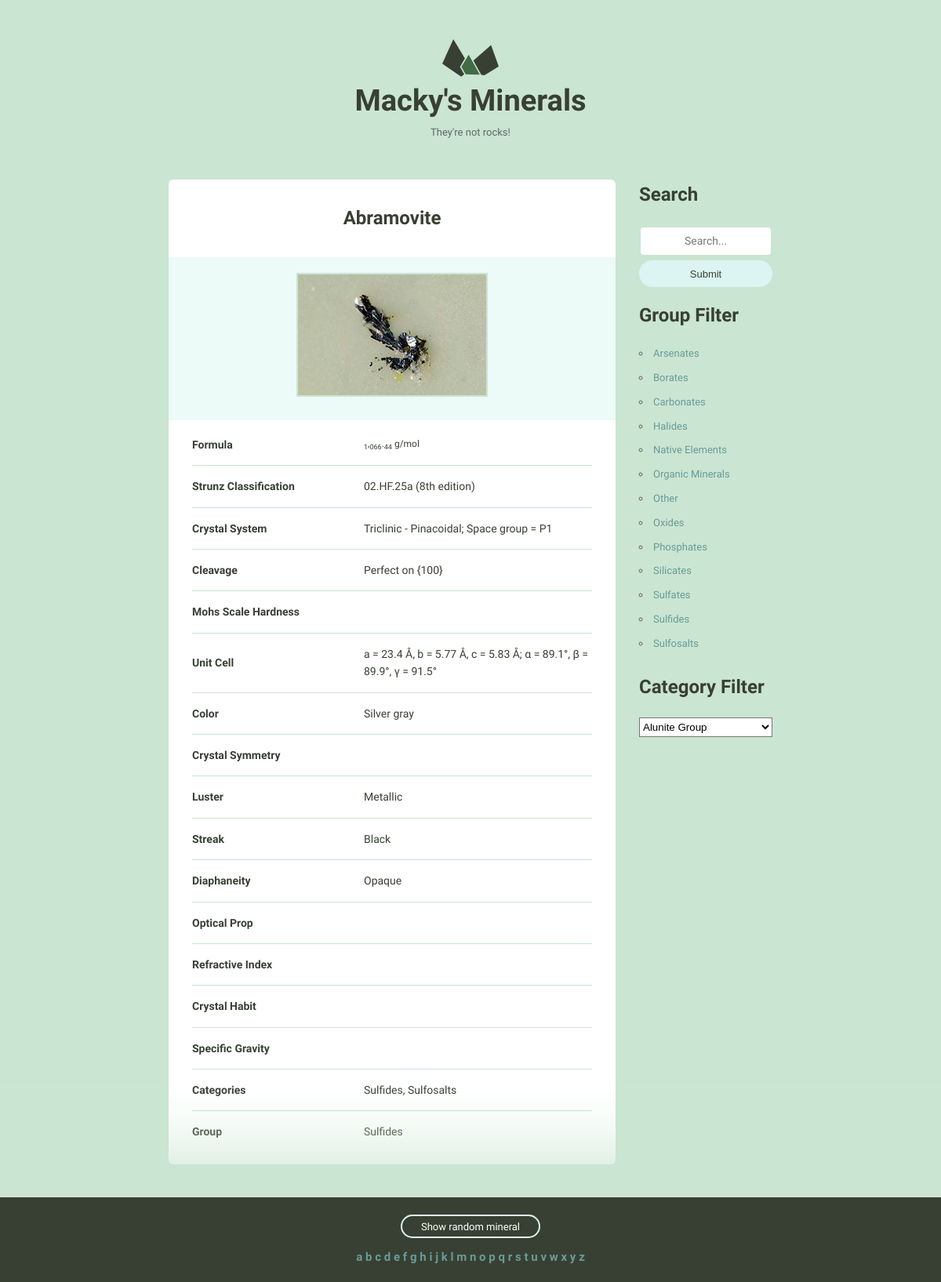
/detail/4/, run on the app's committed database.
### mineral_detail/models.py (models this page shows, shortened)
class Mineral(models.Model):
    name = models.CharField(max_length=500)
    image_filename = models.CharField(max_length=500)
    image_caption = models.CharField(max_length=500)
    formula = models.CharField(max_length=500, blank=True)
    strunz = models.CharField(max_length=500, blank=True)
    crystal_system = models.CharField(max_length=500)
    unit_cell = models.CharField(max_length=500, blank=True)
    color = models.CharField(max_length=500, blank=True)
    crystal_symmetry = models.CharField(max_length=500, blank=True)
    cleavage = models.CharField(max_length=500, blank=True)
    mohs_scale = models.CharField(max_length=500, blank=True)
    luster = models.CharField(max_length=500, blank=True)
    streak = models.CharField(max_length=500, blank=True)
    diaphaneity = models.CharField(max_length=500, blank=True)
    optical_prop = models.CharField(max_length=500, blank=True)
    refractive_index = models.CharField(max_length=500, blank=True)
    crystal_habit = models.CharField(max_length=500, blank=True)
    specific_gravity = models.CharField(max_length=500, blank=True)
    categories = models.ManyToManyField(Category)
    group = models.ForeignKey(Group, on_delete=models.CASCADE)
    @property
    def static_url(self):
        return 'images/minerals/' + self.name.title() + '.jpg'
    def category_names(self):
        return ', '.join([a.name for a in self.categories.all()])

class Category(models.Model):
    name = models.CharField(max_length=500, default='None')

class Group(models.Model):
    name = models.CharField(max_length=500)
    def __str__(self):
        return self.name

### mineral_detail/views.py (the view)
# urls.py: path('detail/', include('mineral_detail.urls'), name='mineral-detail'),
def mineral_detail(request, mineral_id):
    mineral = get_object_or_404(Mineral, pk=mineral_id)
    mineral_form = MineralForm(instance=mineral)
    all_mineral_count = Mineral.objects.all().values('id').count()
    rand_num = random.randint(1, all_mineral_count)
    groups = Group.objects.values('name').order_by('name')
    categories = Category.objects.values('name').order_by('name')
    context = {
        'mineral': mineral,
        'mineral_form': mineral_form,
        'rand_mineral': rand_num,
        'letters': string.ascii_lowercase,
        'mineral_groups': groups,
        'mineral_categories': categories,
    }
    return render(request, 'detail.html', context)

### mineral_detail/forms.py
class MineralForm(forms.ModelForm):
    class Meta:
        model = Mineral
        fields = ['strunz', 'crystal_system', 'cleavage', 'mohs_scale',
                  'unit_cell', 'color', 'crystal_symmetry',
                  'luster', 'streak', 'diaphaneity', 'optical_prop',
                  'refractive_index', 'crystal_habit',
                  'specific_gravity']
        labels = {
            'strunz': 'Strunz Classification',
            'mohs_scale': 'Mohs Scale Hardness'
        }

### mineral_detail/templatetags/custom_tags.py (called while the page is built)
@register.simple_tag(name='url_filter_replace')
def url_filter_replace(request, field, value):
    url_string = request.GET.copy()
    return u"/?{}={}".format(field, value)

### templates/detail.html
{% extends "layout.html" %}
{% block content %}
    <div class="mineral__container">
        <h1 class="mineral__name">{{ mineral.name }}</h1>
        <div class="mineral__image-bg">
            {% load static %}
            <img class="mineral__image" src="{% static mineral.static_url %}">
            <p class="mineral__caption">{{ mineral.image_caption }}</p>
        </div>
        <div class="mineral__table-container">
            <table class="mineral__table">
                <tr>
                    <td class="mineral__category">Formula</td>
                    {% autoescape off %}
                        <td class="mineral__formula">{{ mineral.formula }}</td>
                    {% endautoescape %}
                </tr>
                {% for field in mineral_form %}
                    <tr>
                        <td class="mineral__category">{{ field.label|title }}</td>
                        <td>{{ field.value }}</td>
                    </tr>
                {% endfor %}
                <tr>
                    <td class="mineral__category">Categories</td>
                    <td>{{ mineral.category_names }}</td>
                </tr>
                <tr>
                    <td class="mineral__category">Group</td>
                    <td>{{ mineral.group }}</td>
                </tr>
            </table>
        </div>
    </div>
{% endblock %}

### static/css/global.css (style rules this page uses)
html { font-family: sans-serif; -ms-text-size-adjust: 100%; -webkit-text-size-adjust: 100%; }
body { margin: 0; }
h1 { font-size: 2em; margin: 0.67em 0; }
sub { font-size: 75%; line-height: 0; position: relative; vertical-align: baseline; bottom: -0.25em; }
img { border: 0; }
table { border-collapse: collapse; border-spacing: 0; }
td, th { padding: 0; }
html { font-size: 62.5%; }
body { background-color: #CAE5D2; font-size: 1.5em; line-height: 1.6; font-weight: 400; font-family: "Cousine"; color: #666; }
h1, h2, h3, h4, h5, h6 { margin-top: 0; margin-bottom: 2rem; font-weight: bold; font-family: "Work Sans", sans-serif; color: #384033; }
h1 { font-size: 3.8rem; }
@media (min-width: 550px) { h1 { font-size: 3.8rem; } }
p { margin-top: 0; font-size: 1.6rem; }
th, td { padding: 15px; text-align: left; border-bottom: 1px solid #e1e1e1; }
th:first-child, td:first-child { padding-left: 0; }
th:last-child, td:last-child { padding-right: 0; }
table, p, ul { margin-bottom: 2.5rem; }
.mineral__container { background-color: #fff; border-radius: 6px; list-style: none; padding: 0; text-align: center; }
.mineral__name { display: block; width: 100%; margin: 0; font-size: 24px; padding: 30px 0 30px 0; }
.mineral__image { display: block; margin: 0 auto; border: solid 2px #CAE5D2; }
.mineral__image-bg { background-color: #ecfaf8; padding: 20px 0; }
.mineral__caption { font-size: 12px; font-style: italic; padding: 10px 0 0 0; margin: 0; }
.mineral__table { font-size: 14px; color: #384033; }
.mineral__table td { border-color: #CAE5D2; }
.mineral__table tr:last-of-type td { border-bottom: none; padding-bottom: 0; }
.mineral__table-container { padding: 5px 30px 0; }
.mineral__category { font-weight: bold; width: 40%; }
.mineral__formula { font-size: 12px; }

### static/css/custom.css (style rules this page uses)
.mineral__container { padding-bottom: 5px; margin-bottom: 10%; }
@media (min-width: 550px) { .mineral__container { margin-bottom: 0 !important; } }

### data on the page
Mineral: name "Abramovite", name (picture), formula "1 , 066 . 44 g/mol", value "02.HF.25a (8th edition)" "Triclinic - Pinacoidal; Space group = P1" "Perfect on {100}" "a = 23.4 Å, b = 5.77 Å, c = 5.83 Å; α = 89.1°, β = 89.9°, γ = 91.5°" "Silver gray" "Metallic" "Black" "Opaque", category_names "Sulfides, Sulfosalts", group "Sulfides"

### other printed values
{{ field.label|title }} "Strunz Classification" "Crystal System" "Cleavage" "Mohs Scale Hardness" "Unit Cell" "Color" "Crystal Symmetry" "Luster" "Streak" "Diaphaneity" "Optical Prop" "Refractive Index" "Crystal Habit" "Specific Gravity"
{{ group.name|title }} "Arsenates" "Borates" "Carbonates" "Halides" "Native Elements" "Organic Minerals" "Other" "Oxides" "Phosphates" "Silicates" "Sulfates" "Sulfides" "Sulfosalts"
{{ letter }} "a" "b" "c" "d" "e" "f" "g" "h" "i" "j" "k" "l" "m" "n" "o" "p" "q" "r" "s" "t" "u" "v" "w" "x" "y" "z"
form field value "Alunite Group"
